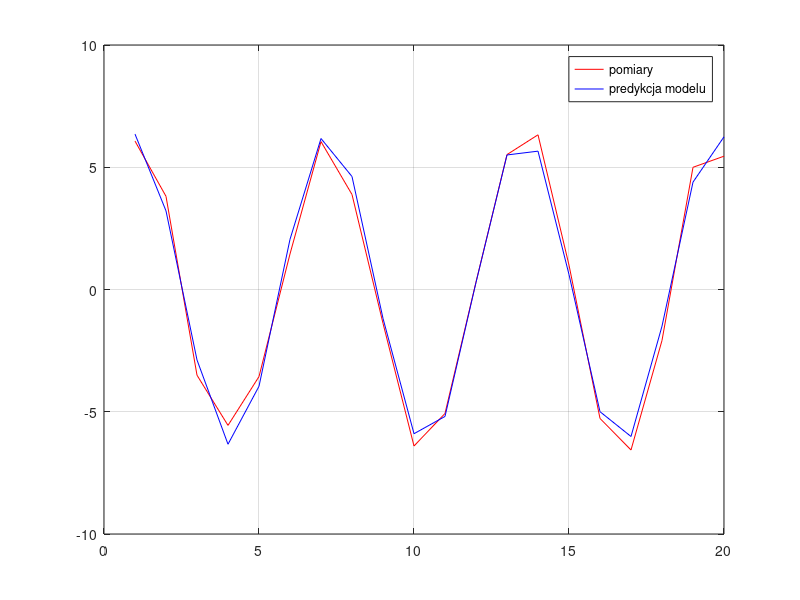

Write the MATLAB code that produced this figure.
clear;
close all;
clc;

% Liczba pomiarów
N = 20;
% Sygnały pobudzające
U = [sin(1:N); 2*(sin(2:(N+1)))]';
% Parametry rzeczywistego modelu
b = [3, 2.1]';
% Losowe zakłócenia
z = randn(N, 1) * 0.5;
% Pomiary wyjścia modelu na pobudzenia
y = U * b + z;
% estymator parametrów LS:
b_est = (U'*U)^(-1) * U' * y;
disp(b_est);
y_pred = U * b_est;

det(U'*U);

plot(y, 'r');
hold on;
grid on;
plot(y_pred, 'b');
legend('pomiary', 'predykcja modelu');

stosunek_korelacyjny = std(y_pred).^2 / ( std(y).^2 )